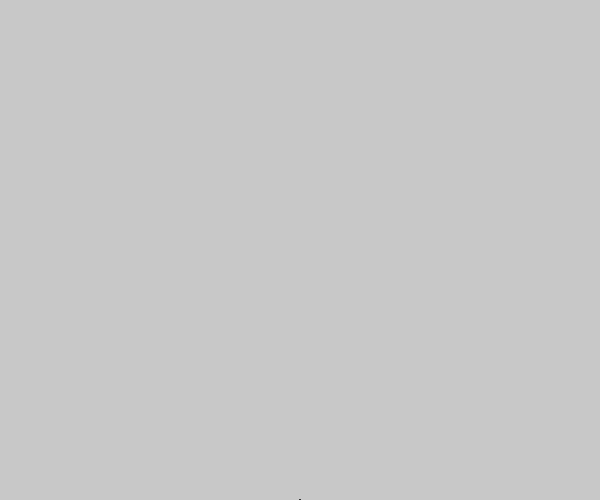
Frame 1 (no input)
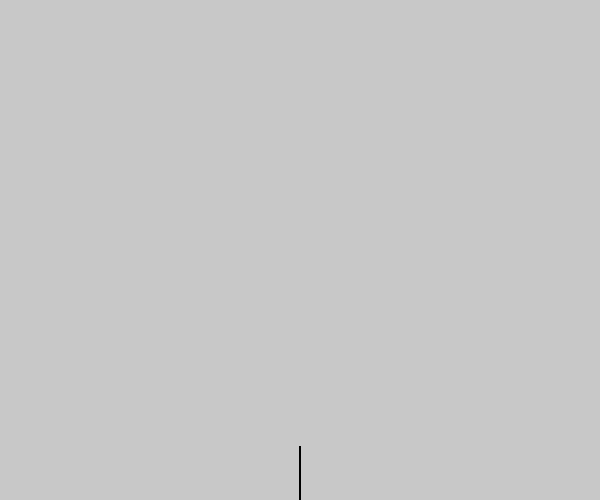
Frame 60 (no input)
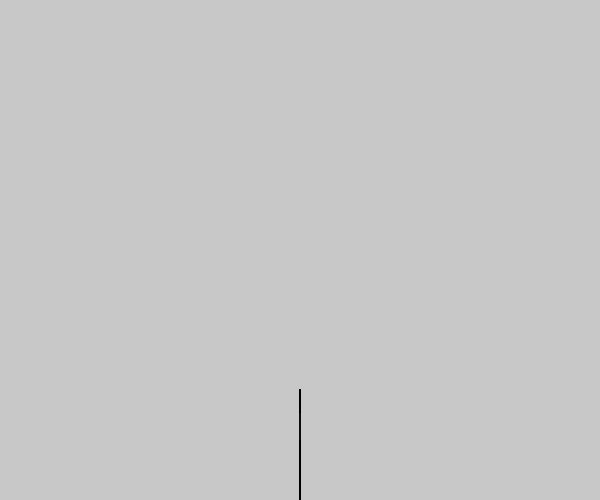
Frame 120 (the mouse pressed at the canvas centre since frame 60)

The p5.js sketch that drew these frames (run headless with seeded random() and noise() and a simulated clock; from frame 60 on, the mouse is pressed at the canvas centre):

// p5.js sketch
// ── sketch.js
//Henry Mead Creative Coding 27th November 2018

//branch angle
var angle;
//stroke weight decrease
var age = 2
//angle var
var a = 0
//increment
var i = 0 ;
//random
var r;

var auto = 0

function setup() {
  frameRate(60);
  createCanvas(600, 500);
//(range, starting position, increment)
  slider = createSlider(0, 1.5, 0, 0.01);
  r = random(0.4, 0.5)
  a = random(-5, 5)
  strokeWeight(age);
  textSize(32)
  text('Press', 10, 30);
  fill(0)
}

function draw() {
  background(200);
  angle = slider.value();
  a = slider.value();
  stroke(0);
  translate(300, 500);
  branch(i);
//stroke decreases as the tree grows
  age = age - 0.01
  if (age < 1) age = 1

//if i is less than 150 it increases by 1 (height increases)
  if (i == 150) i = 150
  else i = i + 0.5

//reset both height and randomise branch number
//slider starts back at 0
  if (keyIsPressed){
    r = random(0.4, 0.5);
    i = 1
    a = random(-5, 5)
    slider.value(0)


  }

}
//branch function
function branch(len) {
  line(0, 0, 0 , -len);
  translate(0, -len);
  if (len > 4) {

//left branch
    push();
    strokeWeight(age)
    rotate(angle);
    branch(len * r);
    pop();
//right branch
    push();
    strokeWeight(age)
    rotate(-angle);
    branch(len * r);
    pop();
//middle left
    push();
    strokeWeight(age)
    rotate(a / 2);
    branch(len * r);
    pop();
//middle right branch
    push();
    strokeWeight(age)
    rotate(-a / 2);
    branch(len * r);
    pop();


  }

}
